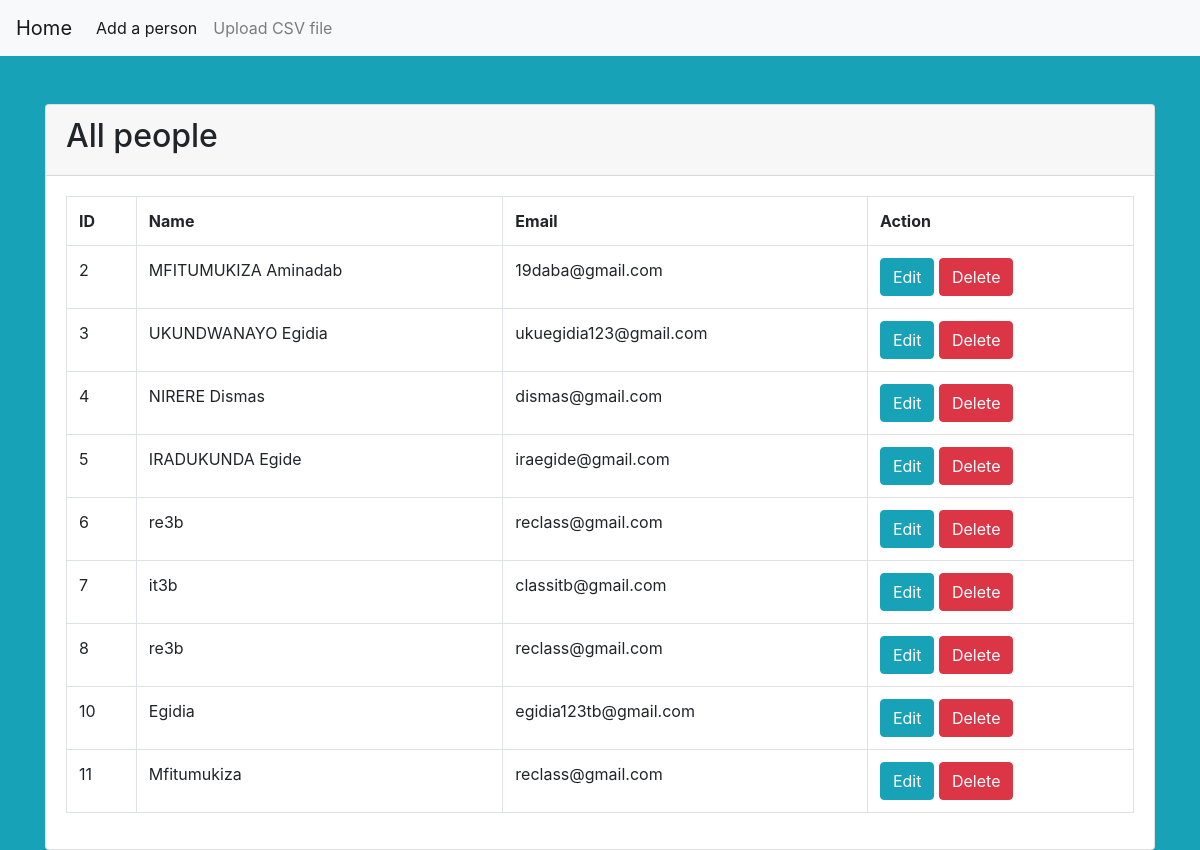
The page / on the database its author committed.
### tables this page shows
CREATE TABLE `people` (
  `id` int(11) NOT NULL,
  `name` varchar(200) NOT NULL,
  `email` varchar(200) NOT NULL
);

### index.php (the view)
<?php
require 'db.php';
$sql = 'SELECT * FROM people';
$statement = $connection->prepare($sql);
$statement->execute();
$people = $statement->fetchAll(PDO::FETCH_OBJ);
 ?>
<?php require 'header.php'; ?>
<div class="container">
  <div class="card mt-5">
    <div class="card-header">
      <h2>All people</h2>
    </div>
    <div class="card-body">
      <table class="table table-bordered">
        <tr>
          <th>ID</th>
          <th>Name</th>
          <th>Email</th>
          <th>Action</th>
        </tr>
        <?php foreach($people as $person): ?>
          <tr>
            <td><?= $person->id; ?></td>
            <td><?= $person->name; ?></td>
            <td><?= $person->email; ?></td>
            <td>
              <a href="edit.php?id=<?= $person->id ?>" class="btn btn-info">Edit</a>
              <a onclick="return confirm('Are you sure you want to delete this entry?')" href="delete.php?id=<?= $person->id ?>" class='btn btn-danger'>Delete</a>
            </td>
          </tr>
        <?php endforeach; ?>
      </table>
    </div>
  </div>
</div>

### header.php (shortened to what this page needs)
<!doctype html>
<html lang="en">
  <head>
    <link rel="stylesheet" href="https://maxcdn.bootstrapcdn.com/bootstrap/4.0.0-beta.2/css/bootstrap.min.css">
  </head>
  <body class="bg-info">
    <nav class="navbar navbar-expand-lg navbar-light bg-light">
  <a class="navbar-brand" href="index.php">Home</a>
  <div class="collapse navbar-collapse" id="navbarSupportedContent">
    <ul class="navbar-nav mr-auto">
      <li class="nav-item active">
        <a class="nav-link" href="create.php">Add a person <span class="sr-only">(current)</span></a>
      </li>
      <li class="nav-item">
        <a class="nav-link" href="upload_csv.php">Upload CSV file</a>
      </li>
    </ul>
  </div>
</nav>

### rows shown on the page
people: id "2", name "MFITUMUKIZA Aminadab", email "19daba@gmail.com"
people: id "3", name "UKUNDWANAYO Egidia", email "ukuegidia123@gmail.com"
people: id "4", name "NIRERE Dismas", email "dismas@gmail.com"
people: id "5", name "IRADUKUNDA Egide", email "iraegide@gmail.com"
people: id "6", name "re3b", email "reclass@gmail.com"
people: id "7", name "it3b", email "classitb@gmail.com"
people: id "8", name "re3b", email "reclass@gmail.com"
people: id "10", name "Egidia", email "egidia123tb@gmail.com"
people: id "11", name "Mfitumukiza", email "reclass@gmail.com"
